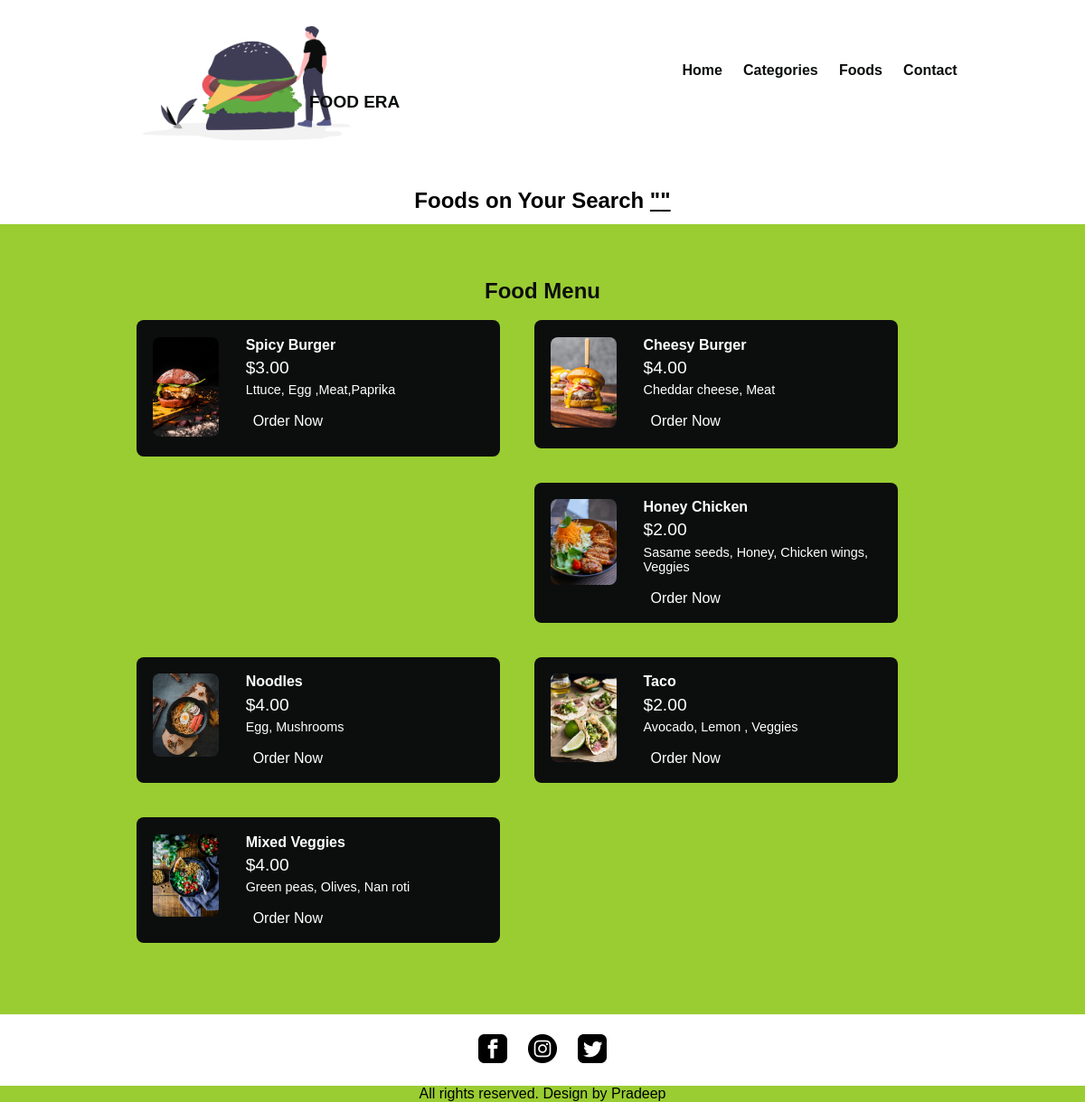
The page /food-search.php on the database its author committed.
### tables this page shows
CREATE TABLE `tbl_food` (
  `id` int(10) UNSIGNED NOT NULL,
  `title` varchar(100) NOT NULL,
  `description` text NOT NULL,
  `price` decimal(10,2) NOT NULL,
  `image_name` varchar(255) NOT NULL,
  `category_id` int(10) UNSIGNED NOT NULL,
  `featured` varchar(10) NOT NULL,
  `active` varchar(10) NOT NULL
);

### html/food-search.php (the view, shortened to what this page needs)
<?php include('partials-front/menu.php'); ?>
<section class="food-search text-center">
    <div class="container">
        <?php
            $search = $_POST['search'];
        ?>
    <h2>Foods on Your Search <a href="#" class="text-white">"<?php echo $search; ?>"</a></h2>
    </div>
</section>
<section class="food-menu">
    <div class="container">
        <h2 class="text-center">Food Menu</h2>
        <?php
            $sql = "SELECT * FROM tbl_food WHERE title LIKE '%$search%' OR description LIKE '%$search%'";
            $res = mysqli_query($conn, $sql);
            $count = mysqli_num_rows($res);
            if($count>0)
            {
                while($row=mysqli_fetch_assoc($res))
                {
                    $title = $row['title'];
                    $price = $row['price'];
                    $description = $row['description'];
                    $image_name = $row['image_name'];
                    ?>
                    <div class="food-menu-box">
                        <div class="food-menu-img">
                            <?php
                                if($image_name=="")
                                {
                                    echo "Image not Available";
                                }
                                else
                                {
                                    ?>
                                    <img src="<?php echo SITEURL; ?>img/food/<?php echo $image_name; ?>" alt="Pizza" class="image img-curve">
                                    <?php
                                }
                            ?>
                        </div>
                        <div class="food-menu-disp">
                            <h4><?php echo $title; ?></h4>
                            <p class="food-price">$<?php echo $price; ?></p>
                            <p class="food-detail">
                                <?php echo $description; ?>
                            </p>
                            <br>
                            <a href="#" class="btn">Order Now</a>
                        </div>
                    </div>
                    <?php
                }
            }
            else
            {
                echo "Food not found";
            }
        ?>
    </div>
</section>
<?php include('partials-front/footer.php'); ?>

### css/style.css (style rules this page uses)
* { box-sizing: border-box; padding: 0; margin: 0; font-family: "Franklin Gothic Medium", "Arial Narrow", Arial, sans-serif; }
.container { width: 80%; margin: 0 auto; padding: 1%; }
.text-center { text-align: center; }
.image { width: 100%; }
.img-curve { border-radius: 8px; }
.btn { padding: 8px; border: none; font-size: 1em; color: white; background-color: #0c0e0e; border-radius: 8px; cursor: pointer; }
.text-white { color: black; }
.food-search { margin-top: 8px; }
.food-menu { background-color: yellowgreen; padding: 4% 0; }
.food-menu h2 { color: #0c0e0e; }
.food-menu-box { width: 43%; margin: 2%; padding: 2%; float: left; background-color: #0c0e0e; border-radius: 8px; }
.food-menu-img { width: 20%; float: left; }
.food-menu-disp { width: 70%; float: left; margin-left: 8%; color: white; }
.food-price { font-size: 1.2rem; margin: 2% 0; }
.food-detail { font-size: 0.9rem; }
.food-menu-box .food-menu-disp a { text-decoration: none; }

### rows shown on the page
tbl_food: image_name (picture), title "Spicy Burger", price "3.00", description "Lttuce, Egg ,Meat,Paprika"
tbl_food: image_name (picture), title "Cheesy Burger", price "4.00", description "Cheddar cheese, Meat"
tbl_food: image_name (picture), title "Honey Chicken", price "2.00", description "Sasame seeds, Honey, Chicken wings, Veggies"
tbl_food: image_name (picture), title "Noodles", price "4.00", description "Egg, Mushrooms"
tbl_food: image_name (picture), title "Taco", price "2.00", description "Avocado, Lemon , Veggies"
tbl_food: image_name (picture), title "Mixed Veggies", price "4.00", description "Green peas, Olives, Nan roti"
